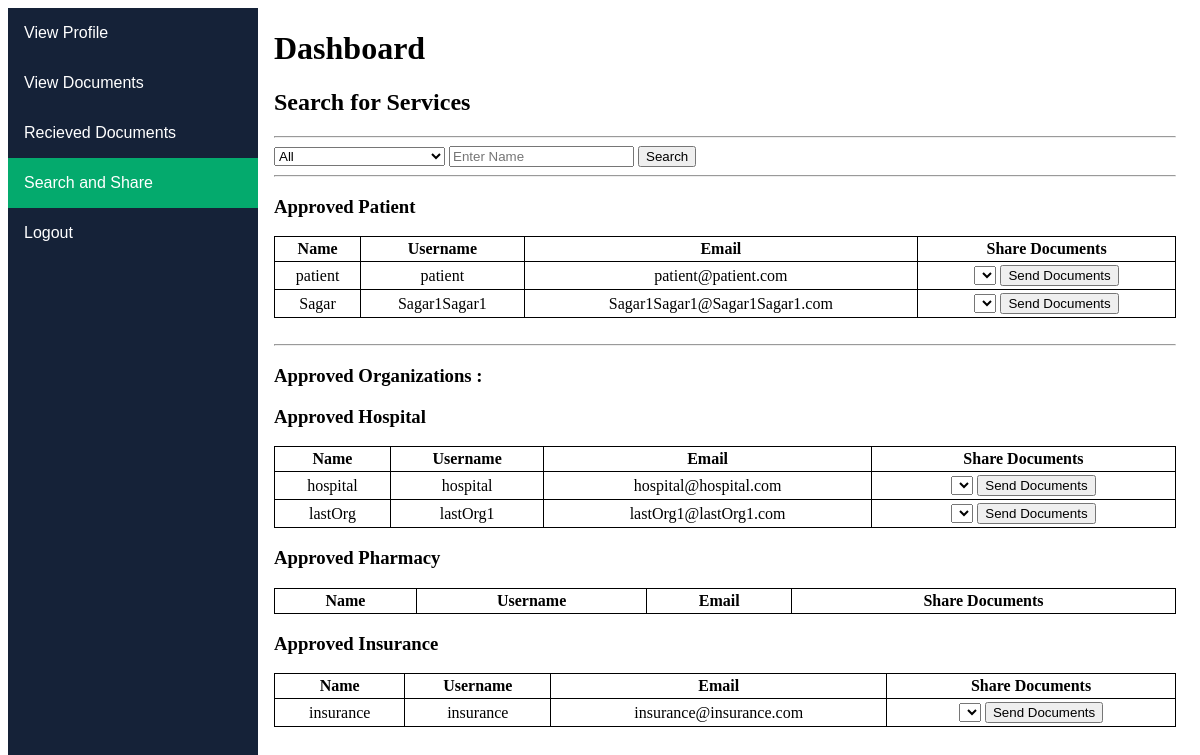
Page /search/ (signed in) on the earlier database version.
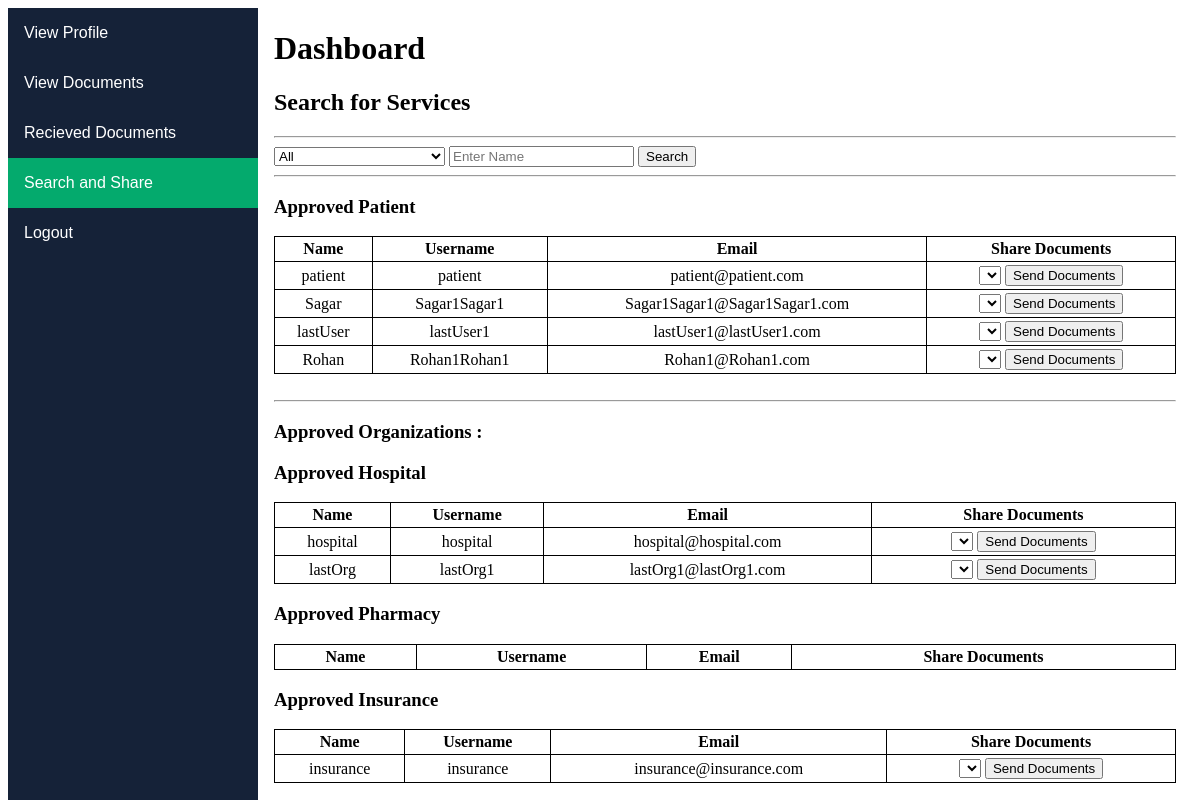
Same page on the later database version.
### PDMS/models.py (models this page shows, shortened)
class Users(models.Model):
	user = models.OneToOneField(allUsers, on_delete = models.CASCADE);
	sub_category = models.CharField(max_length = 22);
	poi = models.FileField(upload_to = getDirectory, validators = [FileExtensionValidator(['pdf'])], max_length = 250);

class allUsers(models.Model):
	user = models.OneToOneField(User, on_delete = models.CASCADE);
	status = models.BooleanField();
	top_category = models.CharField(max_length = 15);
	doc_counter = 1;

class Organizations(models.Model):
	user = models.OneToOneField(allUsers, on_delete = models.CASCADE);
	sub_category = models.CharField(max_length = 22);
	desc = models.CharField(max_length = 85);
	pic1 = models.FileField(upload_to = getDirectory, max_length = 250);
	pic2 = models.FileField(upload_to = getDirectory, max_length = 250);
	location = models.CharField(max_length = 50);
	contact = models.CharField(max_length = 12);
	poi = models.FileField(upload_to = getDirectory, validators = [FileExtensionValidator(['pdf'])], max_length = 250);

### PDMS/views.py (the view, shortened to what this page needs)
# urls.py: path('search/', views.search, name = "search"),
def search(response):
	if response.user.is_authenticated:
		user = get_object_or_404(allUsers, user = response.user);
		data = {"data1" : Users.objects.all(),
				"data2" : Organizations.objects.all(),
				"data3": ["Patient","HealthCareProfessional"],
				"data4": ["Hospital","Pharmacy", "Insurance"],
				"data5" : [],
				"data6" : False,
				"data7" : ""
		}
		if user.top_category == "admin":
			if response.method == "POST":
				resp = response.POST;
				r1 = resp.get('Users');
				r2 = resp.get('Name');
				data3 = User.objects.filter(first_name__startswith  = r2);
				data5 = [];
				for ob in data3:
					temp = allUsers.objects.filter(user = ob).first();
					if temp != None:
						if(temp.status == True):
							temp2 = "xxx";
							if temp.top_category == "Users":
								temp2 = Users.objects.get(user = temp);
							elif temp.top_category == "Organizations":
								temp2 = Organizations.objects.get(user = temp);
							if temp2!="xxx" and (temp2.sub_category == r1 or r1 =="all"):
								data5.append(temp2);
				data["data5"] = data5;
				data['data6'] = True;
				s = "Showing result for " + r1 +" category";
				if(r2 != ""):
					s+=" with name "+ r2;
				data["data7"] = s;
			return render(response,"PDMS/AdminSearch.html",data);
		elif user.status == True:
			if user.top_category == "Users":
				sub_user = get_object_or_404(Users, user = user);
				if sub_user.sub_category == "Patient":
					data["data3"] = ["HealthCareProfessional"]
					if response.method == "POST":
						resp = response.POST;
						r1 = resp.get('Users');
						r2 = resp.get('Name');
						data3 = User.objects.filter(first_name__startswith  = r2);
						data5 = [];
						for ob in data3:
							temp = allUsers.objects.filter(user = ob).first();
							if temp != None:
								if(temp.status == True):
									temp2 = "xxx";
									if temp.top_category == "Users":
										temp2 = Users.objects.get(user = temp);
									elif temp.top_category == "Organizations":
										temp2 = Organizations.objects.get(user = temp);
									if temp2!="xxx" and (temp2.sub_category == r1 or r1 =="all"):
										data5.append(temp2);
						data["data5"] = data5;
						data['data6'] = True;
						s = "Showing result for " + r1 +" category";
						if(r2 != ""):
							s+=" with name "+ r2;
						data["data7"] = s;
					data["data8"] = ShowUploads(user);
					return render(response,"PDMS/PatientSearch.html",data);
				elif sub_user.sub_category == "HealthCareProfessional":
					data["data3"] = ["Patient"]
					if response.method == "POST":
						resp = response.POST;
						r1 = resp.get('Users');
						r2 = resp.get('Name');
						data3 = User.objects.filter(first_name__startswith  = r2);
						data5 = [];
						for ob in data3:
							temp = allUsers.objects.filter(user = ob).first();
							if temp != None:
								if(temp.status == True):
									temp2 = "xxx";
									if temp.top_category == "Users":
										temp2 = Users.objects.get(user = temp);
									elif temp.top_category == "Organizations":
										temp2 = Organizations.objects.get(user = temp);
									if temp2!="xxx" and (temp2.sub_category == r1 or r1 =="all"):
										data5.append(temp2);
						data["data5"] = data5;
						data['data6'] = True;
						s = "Showing result for " + r1 +" category";
						if(r2 != ""):
							s+=" with name "+ r2;
						data["data7"] = s;
					data["data8"] = ShowUploads(user);
					return render(response,"PDMS/PatientSearch.html",data);
			elif user.top_category == "Organizations":
				sub_user = get_object_or_404(Organizations, user = user);
				if sub_user.sub_category == "Hospital":
					data["data3"] = ["Patient"]
					data["data8"] = ShowUploads(user);
					return render(response,"PDMS/PatientSearch.html",data);
	return redirect("home");

### PDMS/views.py (called while the page is built)
def ShowUploads(user):
	l = [];
	if user.top_category == "Users":
		user2 = Users.objects.get(user = user);
		if(os.path.exists(user2.poi.path)):
			l.append(user2.poi);
		docs = UploadDocuments.objects.filter(user = user);
		for doc in docs:
			if os.path.exists(doc.documents.path):
				l.append(doc.documents);
			else:
				doc.delete();
	elif user.top_category =="Organizations":
		user2 = Organizations.objects.get(user = user);
		if(os.path.exists(user2.poi.path)):
			l.append(user2.poi);
		if(os.path.exists(user2.poi.path)):
			l.append(user2.pic1);
		if(os.path.exists(user2.poi.path)):
			l.append(user2.pic2);
		docs = UploadDocuments.objects.filter(user = user);
		for doc in docs:
			if os.path.exists(doc.documents.path):
				l.append(doc.documents);
			else:
				doc.delete();
	return l;

### PDMS/templates/PDMS/PatientSearch.html (shortened to what this page needs)
{% extends "PDMS/Patient.html"%}
{% block link1 %}inactive{%endblock%}
{% block link2 %}inactive{%endblock%}
{% block link3 %}inactive{%endblock%}
{% block link4 %}active{%endblock%}
{% block link5 %}inactive{%endblock%}
{%block content%}
<h2> Search for Services</h2>
<hr>
<form method="POST" action = "/search/">
	<select name = "Users">
		<option value = "all" selected>All</option>
	</select>
	<input type="text" name="Name" placeholder="Enter Name">
	<button type="submit">Search</button>
</form>
{%if data6 == False %}
<hr>
{%for i in data3%}
<h3>Approved {{i}} </h3>
<table>
	<tr>
		<th>Name</th>
		<th>Username</th>
		<th>Email</th>
		<th>Share Documents</th>
	</tr>
	{%for ob in data1%}
		{%if ob.sub_category == i and ob.user.status == True%}
		<tr>
			<td>{{ob.user.user.first_name}}</td>
			<td>{{ob.user.user.username}}</td>
			<td>{{ob.user.user.email}}</td>
			<td>
				<form method = "POST" action = "/sendDoc/">
					<select name = "Documents" required>
					</select>
					<button type="submit">Send Documents</button>
				</form>
			</td>
		</tr>
		{%endif%}
	{%endfor%}
</table>
{%endfor%}
<br><hr><h3>Approved Organizations :</h3>
{%for i in data4%}
<h3>Approved {{i}}</h3>
<table>
	<tr>
		<th>Name</th>
		<th>Username</th>
		<th>Email</th>
		<th>Share Documents</th>
	</tr>
	{%for ob in data2%}
		{%if ob.sub_category == i and ob.user.status == True%}
		<tr>
			<td>{{ob.user.user.first_name}}</td>
			<td>{{ob.user.user.username}}</td>
			<td>{{ob.user.user.email}}</td>
			<td>
				<form method = "POST" action = "/sendDoc/">
					<select name = "Documents" required>
					</select>
					<button type="submit">Send Documents</button>
				</form>
			</td>
		</tr>
		{%endif%}
	{%endfor%}
</table>
{%endfor%}
{%endif%}
{%endblock%}

### PDMS/templates/PDMS/Patient.html (shortened to what this page needs)
{% extends "PDMS/BaseDashboard.html" %}
{% block list_content %}
	<a href = "/dashboard/" class = {% block link1 %}{%endblock%}>View Profile</a>
	<a href = "/viewDocuments/" class = {% block link2 %}{%endblock%}>View Documents</a>
	<a href = "/viewRecieved/" class = {% block link3 %}{%endblock%}>Recieved Documents</a>
	<a href = "/search/" class = {% block link4 %}{%endblock%}>Search and Share</a>
	<a href = "/logout/" class = {% block link5 %}{%endblock%}>Logout</a>
{% endblock %}
{% block side_content %}
	<h1> Dashboard </h1>
	{%block content%}
	{%endblock%}
{% endblock %}

### PDMS/templates/PDMS/BaseDashboard.html (shortened to what this page needs)
<!DOCTYPE html>
<html>
<head>
</head>
<body>
	<div class = "side_nav_bar">
		{%block list_content%}
		{%endblock%}
	</div>
	<div class ="side_content">
		{% block side_content %}
		{% endblock %}
	</div>
</body>
</html>

### PDMS/templates/PDMS/BaseDashboard.html (style rules this page uses)
.side_content { height: 100%; margin-left: 250px; padding: 1px 16px; }
.side_nav_bar a.active { color: white; background-color: #04AA6D; }
.side_nav_bar a { padding: 16px; display: block; color: white; text-decoration: none; font-family: sans-serif; }
.side_nav_bar { background-color: #152238; margin: 0; padding: 0; width: 250px; position: fixed; height: 100%; overflow: auto; }
table { width: 100%; border: 1px solid black; border-collapse: collapse; }
th,td { padding: 3px; border: 1px solid black; text-align: center; }

Differences in the rows shown:
now on this page (row unchanged): Users: user.user.first_name "lastUser", user.user.username "lastUser1", user.user.email "lastUser1@lastUser1.com"
added Users: user.user.first_name "Rohan", user.user.username "Rohan1Rohan1", user.user.email "Rohan1@Rohan1.com"
